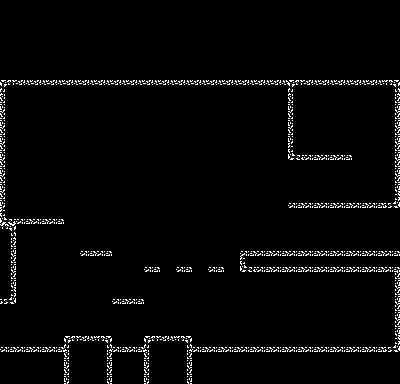

This game map was drawn from its Tiled (.tmx) file and the tilesets committed beside it. A one-line description and the full map source follow:
An orthogonal 25x24 tile map with 16x16 px tiles, 1 tile layer (ground) and 53 objects (26x wall, 12x ground, 11x ceil, next_room, easter_egg, ...).

<map version="1.2" tiledversion="1.2.3" orientation="orthogonal" renderorder="right-down" width="25" height="24" tilewidth="16" tileheight="16" infinite="0" nextlayerid="2" nextobjectid="2">
 <tileset firstgid="1" source="tiles.tsx" />
 <layer id="1" name="ground" width="25" height="24">
  <data encoding="csv">
6,6,6,6,6,6,6,6,6,6,6,6,6,6,6,6,6,6,6,6,6,6,6,6,6,
6,6,6,6,6,6,6,6,6,6,6,6,6,6,6,6,6,6,6,6,6,6,6,6,6,
6,6,6,6,6,6,6,6,6,6,6,6,6,6,6,6,6,6,6,6,6,6,6,6,6,
6,6,6,6,6,6,6,6,6,6,6,6,6,6,6,6,6,6,6,6,6,6,6,6,6,
6,6,6,6,6,6,6,6,6,6,6,6,6,6,6,6,6,6,6,6,6,6,6,6,6,
1,2,2,2,2,2,2,2,2,2,2,2,2,2,2,2,2,2,1,2,2,2,2,2,3,
5,6,6,6,6,6,6,6,6,6,6,6,6,6,6,6,6,6,5,6,6,6,6,6,7,
5,6,6,6,6,6,6,6,6,6,6,6,6,6,6,6,6,6,5,6,6,6,6,6,7,
5,6,6,6,6,6,6,6,6,6,6,6,6,6,6,6,6,6,5,6,6,6,6,6,7,
5,6,6,6,6,6,6,6,6,6,6,6,6,6,6,6,6,6,9,10,10,10,6,6,7,
5,6,6,6,6,6,6,6,6,6,6,6,6,6,6,6,6,6,6,6,6,6,6,6,7,
5,6,6,6,6,6,6,6,6,6,6,6,6,6,6,6,6,6,6,6,6,6,6,6,7,
5,6,6,6,6,6,6,6,6,6,6,6,6,6,6,6,6,6,10,10,10,10,10,10,11,
9,10,10,10,6,6,6,6,6,6,6,6,6,6,6,6,6,6,6,6,6,6,6,6,6,
3,6,6,6,6,6,6,6,6,6,6,6,6,6,6,6,6,6,6,6,6,6,6,6,6,
7,6,6,6,6,10,10,6,6,6,6,6,6,6,6,10,10,10,10,10,10,10,10,10,10,
7,6,6,6,6,6,6,6,6,10,6,10,6,10,6,9,10,10,10,10,10,10,10,10,10,
7,6,6,6,6,6,6,6,6,6,6,6,6,6,6,6,6,6,6,6,6,6,6,6,7,
11,6,6,6,6,6,6,10,10,6,6,6,6,6,6,6,6,6,6,6,6,6,6,6,7,
6,6,6,6,6,6,6,6,6,6,6,6,6,6,6,6,6,6,6,6,6,6,6,6,7,
6,6,6,6,6,6,6,6,6,6,6,6,6,6,6,6,6,6,6,6,6,6,6,6,7,
10,10,10,10,1,2,3,10,10,1,2,3,10,10,10,10,10,10,10,10,10,10,10,10,11,
6,6,6,6,5,6,7,6,6,5,6,7,6,6,6,6,6,6,6,6,6,6,6,6,6,
6,6,6,6,5,6,7,6,6,5,6,7,6,6,6,6,6,6,6,6,6,6,6,6,6
</data>
 </layer>
 <objectgroup id="4" name="doors">
  <object id="2" name="next_room" x="366.5" y="210" width="32" height="38.5" />
  <object id="4" name="easter_egg" x="305" y="143" />
 </objectgroup>
 <objectgroup id="2" name="collisions">
  <object id="5" name="ground" x="0.5" y="346.5">
   <polyline points="0,0 393.25,-0.25" />
  </object>
  <object id="6" name="ground" x="64" y="336">
   <polyline points="0,0 47.75,-0.25" />
  </object>
  <object id="7" name="ground" x="143.75" y="336">
   <polyline points="0,0 47.25,0.25" />
  </object>
  <object id="8" name="ground" x="112" y="299">
   <polyline points="0,0 32,0.25" />
  </object>
  <object id="9" name="ground" x="144.25" y="266.75">
   <polyline points="0,0 15.75,0.25" />
  </object>
  <object id="10" name="ground" x="81" y="250.25">
   <polyline points="0,0 30.75,0.25" />
  </object>
  <object id="11" name="ground" x="6.75" y="218.5">
   <polyline points="0,0 56.5,0" />
  </object>
  <object id="12" name="ground" x="239.75" y="250.75">
   <polyline points="0,0 159.5,-0.25" />
  </object>
  <object id="13" name="ground" x="287" y="202.75">
   <polyline points="0,0 107,-0.25" />
  </object>
  <object id="14" name="ground" x="296" y="154.75">
   <polyline points="0,0 55.75,0.5" />
  </object>
  <object id="15" name="ceil" x="240" y="271.75">
   <polyline points="0,0 153.5,0.5" />
  </object>
  <object id="16" name="wall" x="399.5" y="208.25">
   <polyline points="0,0 0.5,41.5" />
  </object>
  <object id="17" name="wall" x="287" y="203">
   <polyline points="0,0 0,4.75" />
  </object>
  <object id="18" name="wall" x="239.5" y="251.25">
   <polyline points="0,0 0.25,21.25" />
  </object>
  <object id="19" name="ceil" x="287" y="208.75">
   <polyline points="0,0 112,-0.75" />
  </object>
  <object id="20" name="wall" x="352.25" y="155">
   <polyline points="0,0 0.25,5" />
  </object>
  <object id="21" name="wall" x="287.75" y="85.5">
   <polyline points="0,0 0,73.75" />
  </object>
  <object id="22" name="ceil" x="394.25" y="85">
   <polyline points="0,0 -388.25,0.5" />
  </object>
  <object id="23" name="ceil" x="287.5" y="160.25">
   <polyline points="0,0 64.75,0" />
  </object>
  <object id="24" name="wall" x="293.75" y="86.5">
   <polyline points="0,0 0.75,67.75" />
  </object>
  <object id="25" name="wall" x="394.5" y="84.75">
   <polyline points="0,0 0.5,116.5" />
  </object>
  <object id="26" name="wall" x="394.5" y="272.5">
   <polyline points="0,0 -0.75,73.25" />
  </object>
  <object id="27" name="wall" x="192" y="336.75">
   <polyline points="0,0 0,8.5" />
  </object>
  <object id="28" name="wall" x="144.5" y="335.5">
   <polyline points="0,0 -0.5,10.25" />
  </object>
  <object id="29" name="wall" x="112.25" y="336">
   <polyline points="0,0 -0.25,9.25" />
  </object>
  <object id="30" name="wall" x="64" y="336">
   <polyline points="0,0 0,9.75" />
  </object>
  <object id="31" name="wall" x="111.5" y="298.75">
   <polyline points="0,0 0.5,4.75" />
  </object>
  <object id="32" name="wall" x="144.5" y="299.5">
   <polyline points="0,0 -0.5,4.75" />
  </object>
  <object id="33" name="wall" x="112.5" y="250.5">
   <polyline points="0,0 -0.25,6.25" />
  </object>
  <object id="34" name="wall" x="80" y="250.5">
   <polyline points="0,0 0.25,5" />
  </object>
  <object id="35" name="ceil" x="0.5" y="224">
   <polyline points="0,0 64,0" />
  </object>
  <object id="36" name="wall" x="6.25" y="217.75">
   <polyline points="0,0 -0.75,-132.75" />
  </object>
  <object id="37" name="wall" x="64" y="218.25">
   <polyline points="0,0 0,5" />
  </object>
  <object id="38" name="ceil" x="80.5" y="256.5">
   <polyline points="0,0 32,0" />
  </object>
  <object id="39" name="wall" x="143.25" y="267">
   <polyline points="0,0 0.75,4.75" />
  </object>
  <object id="40" name="wall" x="160.25" y="267.25">
   <polyline points="0,0 -0.25,4.5" />
  </object>
  <object id="41" name="ceil" x="111.75" y="304.5">
   <polyline points="0,0 32.5,0" />
  </object>
  <object id="42" name="ceil" x="144" y="272">
   <polyline points="0,0 16.25,0.25" />
  </object>
  <object id="43" name="ground" x="176" y="267">
   <polyline points="0,0 15.75,0.25" />
  </object>
  <object id="44" name="wall" x="175" y="267.25">
   <polyline points="0,0 0.75,4.75" />
  </object>
  <object id="45" name="wall" x="192" y="267.5">
   <polyline points="0,0 -0.25,4.5" />
  </object>
  <object id="46" name="ceil" x="175.75" y="272.25">
   <polyline points="0,0 16.25,0.25" />
  </object>
  <object id="47" name="ground" x="208.5" y="267.25">
   <polyline points="0,0 15.75,0.25" />
  </object>
  <object id="48" name="wall" x="207.5" y="267.5">
   <polyline points="0,0 0.75,4.75" />
  </object>
  <object id="49" name="wall" x="224.5" y="267.75">
   <polyline points="0,0 -0.25,4.5" />
  </object>
  <object id="50" name="ceil" x="208.25" y="272.5">
   <polyline points="0,0 16.25,0.25" />
  </object>
  <object id="51" name="wall" x="0.181818" y="304.182">
   <polyline points="0,0 -0.181818,41.8182" />
  </object>
  <object id="52" name="wall" x="16.5455" y="303.818">
   <polyline points="0,0 -0.727273,-79.4545" />
  </object>
  <object id="54" name="ceil" x="16.7273" y="303.818">
   <polyline points="0,0 -16.5455,0.181818" />
  </object>
 </objectgroup>
 <objectgroup id="3" name="spawn">
  <object id="3" name="player_spawn" x="16.5" y="341.5">
   <point />
  </object>
  <object id="1" name="bat_spawn" x="42.6667" y="280.667">
   <point />
  </object>
 </objectgroup>
</map>
